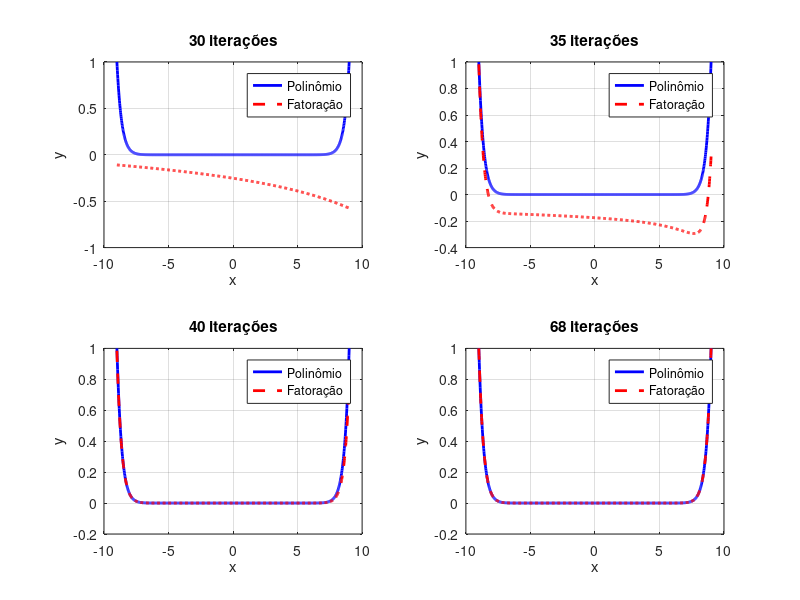

Write MATLAB code to recreate this figure.
x = linspace(-9, 9, 1000);
leader = 400;

poly = @(x) leader*x.^24 - 4896*x.^22 + 24432*x.^20 - 65864*x.^18 + 108192*x.^16 ...
            - 115272*x.^14 + 82281*x.^12 - 39858*x.^10 + 13059*x.^8 - 2832*x.^6 ...
            + 387*x.^4 - 30*x.^2 + 1;

% 68 itr.
fact1 = @(x) leader*(x - 1.000002).*(x - 1.854638).*(x - 1.854638).*(x - 1.000028) ...
                   .*(x - 0.999978).*(x - 0.649693).*(x - 0.596957).*(x - 0.451600) ...
                   .*(x + 0.373813).*(x + 0.451615).*(x + 0.596967).*(x + 0.823506) ...
                   .*(x + 0.999995).*(x + 1.854638).*(x + 1.854638).*(x + 1.000027) ...
                   .*(x + 0.999982).*(x + 0.649693).*(x + 0.596969).*(x + 0.451601) ...
                   .*(x - 0.373813).*(x - 0.451609).*(x - 0.596974).*(x - 0.823506);

% 40 itr.
fact2 = @(x) leader*((x - (5.152757 - 1.406627i)).*(x - (5.333115 - 0.075814i)) ...
                   .*(x - (5.150055 + 1.248149i)).*(x - (4.619299 + 2.476319i)) ...
                   .*(x - (3.780286 + 3.526690i)).*(x - (2.692841 + 4.329566i)) ...
                   .*(x - (1.432691 + 4.832398i)).*(x - (0.086251 + 5.003437i)) ...
                   .*(x - (-1.255131 + 4.833836i)).*(x - (-2.501198 + 4.338099i)) ...
                   .*(x - (-3.568693 + 3.552902i)).*(x - (-4.386727 + 2.534341i)) ...
                   .*(x - (-4.901384 + 1.353711i)).*(x - (-5.079456 + 0.092216i)) ...
                   .*(x - (-4.911074 - 1.164649i)).*(x - (-4.410573 - 2.332457i)) ...
                   .*(x - (-3.615137 - 3.333020i)).*(x - (-2.581574 - 4.099578i)) ...
                   .*(x - (-1.382009 - 4.581578i)).*(x - (-0.098900 - 4.748329i)) ...
                   .*(x - (1.180480 - 4.591089i)).*(x - (2.369855 - 4.123513i)) ...
                   .*(x - (3.389645 - 3.380522i)).*(x - (4.172101 - 2.415608i)));

% 30 itr.
fact3 = @(x) leader*((x - (14.226357 - 2.948990i)).*(x - (14.445070 + 0.807761i)) ...
                   .*(x - (13.684251 + 4.475741i)).*(x - (12.004777 + 7.808055i)) ...
                   .*(x - (9.528671 + 10.583067i)).*(x - (6.430183 + 12.618822i)) ...
                   .*(x - (2.923622 + 13.784669i)).*(x - (-0.751239 + 14.009436i)) ...
                   .*(x - (-4.345279 + 13.285687i)).*(x - (-7.616671 + 11.669778i)) ...
                   .*(x - (-10.346979 + 9.277711i)).*(x - (-12.355682 + 6.277023i)) ...
                   .*(x - (-13.512146 + 2.875246i)).*(x - (-13.744234 - 0.694298i)) ...
                   .*(x - (-13.042944 - 4.188420i)).*(x - (-11.462735 - 7.370620i)) ...
                   .*(x - (-9.117512 - 10.027153i)).*(x - (-6.172516 - 11.981523i)) ...
                   .*(x - (-2.832712 - 13.106377i)).*(x - (0.671542 - 13.331966i)) ...
                   .*(x - (4.100508 - 12.650554i)).*(x - (7.221649 - 11.116464i)) ...
                   .*(x - (9.825568 - 8.841752i)).*(x - (11.740176 - 5.987872i)));

% 35 itr.
fact4 = @(x) leader*((x - (8.535502 - 2.068447i)).*(x - (8.749601 + 0.178128i)) ...
                   .*(x - (8.369350 + 2.392647i)).*(x - (7.425902 + 4.425740i)) ...
                   .*(x - (5.988181 + 6.141703i)).*(x - (4.157765 + 7.427428i)) ...
                   .*(x - (2.061688 + 8.199783i)).*(x - (-0.156311 + 8.410951i)) ...
                   .*(x - (-2.345525 + 8.051366i)).*(x - (-4.358374 + 7.150075i)) ...
                   .*(x - (-6.060233 + 5.772492i)).*(x - (-7.338370 + 4.015697i)) ...
                   .*(x - (-8.109420 + 2.001630i)).*(x - (-8.324904 - 0.131351i)) ...
                   .*(x - (-7.974398 - 2.237911i)).*(x - (-7.086061 - 4.175561i)) ...
                   .*(x - (-5.724443 - 5.814245i)).*(x - (-3.985787 - 7.045099i)) ...
                   .*(x - (-1.991180 - 7.787782i)).*(x - (0.121906 - 7.995837i)) ...
                   .*(x - (2.209108 - 7.659665i)).*(x - (4.129041 - 6.806891i)) ...
                   .*(x - (5.752891 - 5.500124i)).*(x - (6.973052 - 3.832269i)));

y0 = poly(x);
y1 = fact1(x);
y2 = fact2(x);
y3 = fact3(x);
y4 = fact4(x);

y0_norm = y0 / max(abs(y0));
y1_norm = y1 / max(abs(y1));
y2_norm = y2 / max(abs(y2));
y3_norm = y3 / max(abs(y3));
y4_norm = y4 / max(abs(y4));

figure;

subplot(2,2,1);
plot(x, y0_norm, 'b', 'LineWidth', 2); hold on;
plot(x, real(y3_norm), 'r--', 'LineWidth', 2);
legend('Polinômio', 'Fatoração', 'Location', 'best');
title('30 iterações');
xlabel('x'); ylabel('y'); grid on;

subplot(2,2,2);
plot(x, y0_norm, 'b', 'LineWidth', 2); hold on;
plot(x, real(y4_norm), 'r--', 'LineWidth', 2);
legend('Polinômio', 'Fatoração', 'Location', 'best');
title('35 iterações');
xlabel('x'); ylabel('y'); grid on;

subplot(2,2,3);
plot(x, y0_norm, 'b', 'LineWidth', 2); hold on;
plot(x, real(y2_norm), 'r--', 'LineWidth', 2);
legend('Polinômio', 'Fatoração', 'Location', 'best');
title('40 iterações');
xlabel('x'); ylabel('y'); grid on;

subplot(2,2,4);
plot(x, y0_norm, 'b', 'LineWidth', 2); hold on;
plot(x, real(y1_norm), 'r--', 'LineWidth', 2);
legend('Polinômio', 'Fatoração', 'Location', 'best');
title('68 iterações');
xlabel('x'); ylabel('y'); grid on;

pause;
